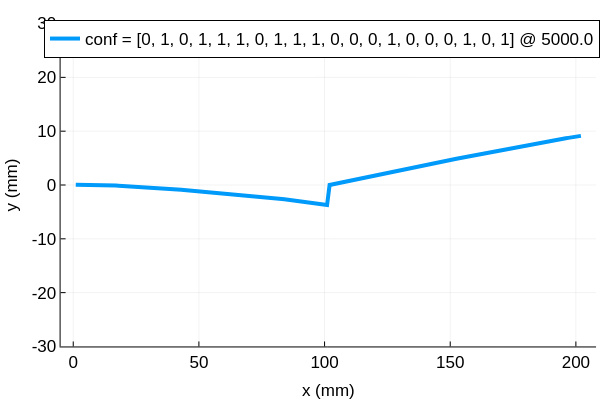

Notebook source saved alongside this figure:
### Code cell
v = 79
plot(100*X[:,v],
xlabel ="x (mm)",
ylabel = "y (mm)",
linewidth=4,
label="conf = $(C_n[:,v]) @ $(pot)",
legendfontsize=12,
guidefontsize=12,
tickfontsize=12,
# legend=:topleft,
ylims=(-30.0,30.0)
)

### Figure 1 — Plotly figure (JSON) as saved in the notebook; plotly's stock layout.template omitted (floating-point values rounded to 4 significant figures; data arrays with more than 128 entries replaced by an {"elided": "..."} marker saying what was removed)
{"data": [{"colorbar": {"len": 0.897, "title": "", "x": 0.9934, "y": 0.5417}, "legendgroup": "conf = [0, 1, 0, 1, 1, 1, 0, 1, 1, 1, 0, 0, 0, 1, 0, 0, 0, 1, 0, 1] @ 5000.0", "line": {"color": "rgba(0, 154, 250, 1.000)", "dash": "solid", "shape": "linear", "width": 4}, "mode": "lines", "name": "conf = [0, 1, 0, 1, 1, 1, 0, 1, 1, 1, 0, 0, 0, 1, 0, 0, 0, 1, 0, 1] @ 5000.0", "showlegend": true, "type": "scatter", "x": {"elided": "202 int values"}, "xaxis": "x", "y": {"elided": "202 float values"}, "yaxis": "y"}], "layout": {"annotations": [], "height": 400, "legend": {"bgcolor": "rgba(255, 255, 255, 1.000)", "bordercolor": "rgba(0, 0, 0, 1.000)", "borderwidth": 1, "font": {"color": "rgba(0, 0, 0, 1.000)", "family": "sans-serif", "size": 17}, "title": {"font": {"color": "rgba(0, 0, 0, 1.000)", "family": "sans-serif", "size": 15}, "text": ""}, "tracegroupgap": 0, "traceorder": "normal", "x": 1, "xanchor": "auto", "y": 1, "yanchor": "auto"}, "margin": {"b": 20, "l": 0, "r": 0, "t": 20}, "paper_bgcolor": "rgba(255, 255, 255, 1.000)", "plot_bgcolor": "rgba(255, 255, 255, 1.000)", "showlegend": true, "width": 600, "xaxis": {"anchor": "y", "domain": [0.101, 0.9934], "gridcolor": "rgba(0, 0, 0, 0.100)", "gridwidth": 0.5, "linecolor": "rgba(0, 0, 0, 1.000)", "mirror": false, "range": [-5.03, 208.0], "showgrid": true, "showline": true, "showticklabels": true, "tickangle": 0, "tickcolor": "rgb(0, 0, 0)", "tickfont": {"color": "rgba(0, 0, 0, 1.000)", "family": "sans-serif", "size": 17}, "tickmode": "array", "ticks": "inside", "ticktext": ["0", "50", "100", "150", "200"], "tickvals": [0, 50, 100, 150, 200], "title": "x (mm)", "titlefont": {"color": "rgba(0, 0, 0, 1.000)", "family": "sans-serif", "size": 17}, "type": "-", "visible": true, "zeroline": false, "zerolinecolor": "rgba(0, 0, 0, 1.000)"}, "yaxis": {"anchor": "x", "domain": [0.09318, 0.9902], "gridcolor": "rgba(0, 0, 0, 0.100)", "gridwidth": 0.5, "linecolor": "rgba(0, 0, 0, 1.000)", "mirror": false, "range": [-30, 30], "showgrid": true, "showline": true, "showticklabels": true, "tickangle": 0, "tickcolor": "rgb(0, 0, 0)", "tickfont": {"color": "rgba(0, 0, 0, 1.000)", "family": "sans-serif", "size": 17}, "tickmode": "array", "ticks": "inside", "ticktext": ["-30", "-20", "-10", "0", "10", "20", "30"], "tickvals": [-30, -20, -10, 0, 10, 20, 30], "title": "y (mm)", "titlefont": {"color": "rgba(0, 0, 0, 1.000)", "family": "sans-serif", "size": 17}, "type": "-", "visible": true, "zeroline": false, "zerolinecolor": "rgba(0, 0, 0, 1.000)"}}}
